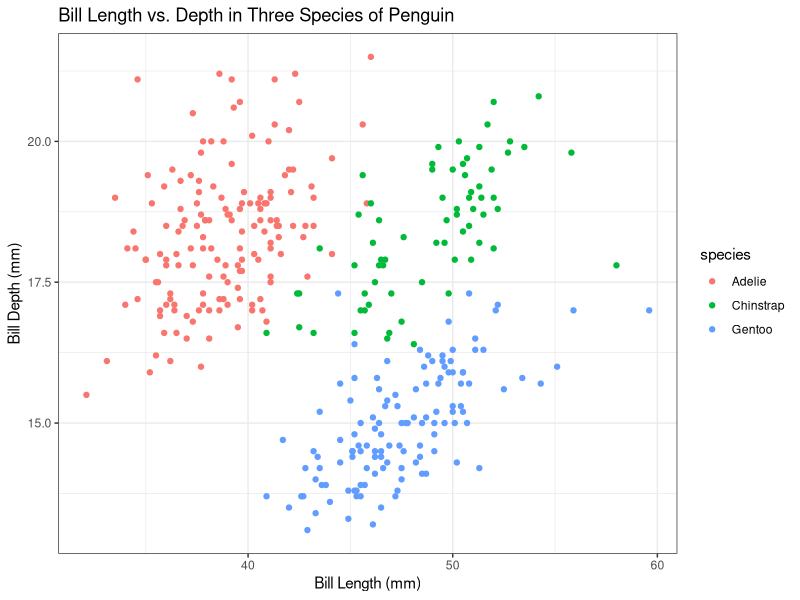
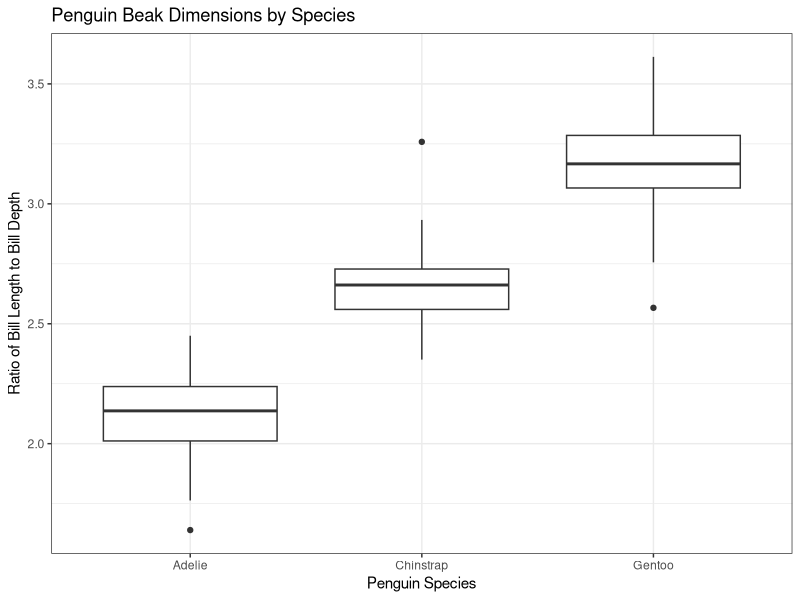

Recreate these plots in R, in order.
## ---- chunk 1
knitr::opts_chunk$set(echo = TRUE)
## ---- chunk 2
library(palmerpenguins)
library(knitr)
library(tidyverse)
## ---- chunk 3
penguins%>%
  ggplot() +
  geom_point(aes(x=bill_length_mm, y = bill_depth_mm, color = species)) +
  theme_bw() +
  labs(x = "Bill Length (mm)", y = "Bill Depth (mm)", title = "Bill Length vs. Depth in Three Species of Penguin")
## ---- chunk 4
penguins%>%
  ggplot() +
  geom_boxplot(aes(x = species, y = (bill_length_mm/bill_depth_mm))) +
  theme_bw() +
  labs(x = "Penguin Species", y = "Ratio of Bill Length to Bill Depth", title = "Penguin Beak Dimensions by Species")
